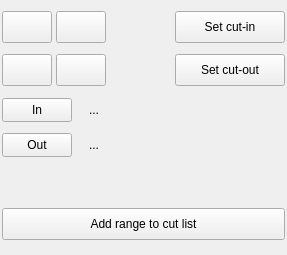
<ui version="4.0" >
 <class>TTCutFrameNavigationWidget</class>
 <widget class="QWidget" name="TTCutFrameNavigationWidget" >
  <property name="geometry" >
   <rect>
    <x>0</x>
    <y>0</y>
    <width>287</width>
    <height>255</height>
   </rect>
  </property>
  <property name="sizePolicy" >
   <sizepolicy vsizetype="Preferred" hsizetype="Preferred" >
    <horstretch>0</horstretch>
    <verstretch>1</verstretch>
   </sizepolicy>
  </property>
  <property name="minimumSize" >
   <size>
    <width>240</width>
    <height>180</height>
   </size>
  </property>
  <property name="sizeIncrement" >
   <size>
    <width>0</width>
    <height>1</height>
   </size>
  </property>
  <property name="windowTitle" >
   <string>Form</string>
  </property>
  <layout class="QGridLayout" name="gridLayout" >
   <property name="margin" >
    <number>2</number>
   </property>
   <property name="spacing" >
    <number>2</number>
   </property>
   <item row="0" column="0" >
    <layout class="QHBoxLayout" name="horizontalLayout" >
     <property name="spacing" >
      <number>4</number>
     </property>
     <item>
      <widget class="QPushButton" name="pbPrevIFrame" >
       <property name="sizePolicy" >
        <sizepolicy vsizetype="Fixed" hsizetype="Minimum" >
         <horstretch>1</horstretch>
         <verstretch>0</verstretch>
        </sizepolicy>
       </property>
       <property name="minimumSize" >
        <size>
         <width>50</width>
         <height>24</height>
        </size>
       </property>
       <property name="maximumSize" >
        <size>
         <width>50</width>
         <height>32</height>
        </size>
       </property>
       <property name="toolTip" >
        <string comment="Go to previos I-Frame" />
       </property>
       <property name="layoutDirection" >
        <enum>Qt::LeftToRight</enum>
       </property>
       <property name="autoFillBackground" >
        <bool>false</bool>
       </property>
       <property name="text" >
        <string/>
       </property>
       <property name="icon" >
        <iconset resource="ttcutframenavigationwidget.qrc" >
         <normaloff>:/pixmaps/pixmaps/goto-previ.png</normaloff>
         <normalon>:/pixmaps/pixmaps/goto-previ.png</normalon>:/pixmaps/pixmaps/goto-previ.png</iconset>
       </property>
       <property name="iconSize" >
        <size>
         <width>16</width>
         <height>14</height>
        </size>
       </property>
      </widget>
     </item>
     <item>
      <widget class="QPushButton" name="pbNextIFrame" >
       <property name="sizePolicy" >
        <sizepolicy vsizetype="Fixed" hsizetype="Minimum" >
         <horstretch>1</horstretch>
         <verstretch>0</verstretch>
        </sizepolicy>
       </property>
       <property name="minimumSize" >
        <size>
         <width>50</width>
         <height>24</height>
        </size>
       </property>
       <property name="maximumSize" >
        <size>
         <width>50</width>
         <height>32</height>
        </size>
       </property>
       <property name="toolTip" >
        <string comment="Go to next I-Frame" />
       </property>
       <property name="text" >
        <string/>
       </property>
       <property name="icon" >
        <iconset resource="ttcutframenavigationwidget.qrc" >
         <normaloff>:/pixmaps/pixmaps/goto-nexti.png</normaloff>:/pixmaps/pixmaps/goto-nexti.png</iconset>
       </property>
       <property name="iconSize" >
        <size>
         <width>16</width>
         <height>14</height>
        </size>
       </property>
      </widget>
     </item>
     <item>
      <spacer>
       <property name="orientation" >
        <enum>Qt::Horizontal</enum>
       </property>
       <property name="sizeHint" stdset="0" >
        <size>
         <width>183</width>
         <height>17</height>
        </size>
       </property>
      </spacer>
     </item>
     <item>
      <widget class="QPushButton" name="pbSetCutIn" >
       <property name="sizePolicy" >
        <sizepolicy vsizetype="Fixed" hsizetype="Minimum" >
         <horstretch>2</horstretch>
         <verstretch>0</verstretch>
        </sizepolicy>
       </property>
       <property name="minimumSize" >
        <size>
         <width>110</width>
         <height>24</height>
        </size>
       </property>
       <property name="maximumSize" >
        <size>
         <width>120</width>
         <height>32</height>
        </size>
       </property>
       <property name="text" >
        <string>Set cut-in</string>
       </property>
      </widget>
     </item>
    </layout>
   </item>
   <item row="1" column="0" >
    <layout class="QHBoxLayout" name="horizontalLayout_2" >
     <property name="spacing" >
      <number>4</number>
     </property>
     <item>
      <widget class="QPushButton" name="pbPrevPFrame" >
       <property name="sizePolicy" >
        <sizepolicy vsizetype="Fixed" hsizetype="Minimum" >
         <horstretch>1</horstretch>
         <verstretch>0</verstretch>
        </sizepolicy>
       </property>
       <property name="minimumSize" >
        <size>
         <width>50</width>
         <height>24</height>
        </size>
       </property>
       <property name="maximumSize" >
        <size>
         <width>50</width>
         <height>32</height>
        </size>
       </property>
       <property name="toolTip" >
        <string comment="Go to previous P-Frame" />
       </property>
       <property name="layoutDirection" >
        <enum>Qt::RightToLeft</enum>
       </property>
       <property name="text" >
        <string/>
       </property>
       <property name="icon" >
        <iconset resource="ttcutframenavigationwidget.qrc" >
         <normaloff>:/pixmaps/pixmaps/goto-prevpi.png</normaloff>:/pixmaps/pixmaps/goto-prevpi.png</iconset>
       </property>
       <property name="iconSize" >
        <size>
         <width>26</width>
         <height>14</height>
        </size>
       </property>
      </widget>
     </item>
     <item>
      <widget class="QPushButton" name="pbNextPFrame" >
       <property name="sizePolicy" >
        <sizepolicy vsizetype="Fixed" hsizetype="Minimum" >
         <horstretch>1</horstretch>
         <verstretch>0</verstretch>
        </sizepolicy>
       </property>
       <property name="minimumSize" >
        <size>
         <width>50</width>
         <height>24</height>
        </size>
       </property>
       <property name="maximumSize" >
        <size>
         <width>50</width>
         <height>32</height>
        </size>
       </property>
       <property name="toolTip" >
        <string comment="Go to next P-Frame" />
       </property>
       <property name="layoutDirection" >
        <enum>Qt::RightToLeft</enum>
       </property>
       <property name="text" >
        <string/>
       </property>
       <property name="icon" >
        <iconset resource="ttcutframenavigationwidget.qrc" >
         <normaloff>:/pixmaps/pixmaps/goto-nextpi.png</normaloff>:/pixmaps/pixmaps/goto-nextpi.png</iconset>
       </property>
       <property name="iconSize" >
        <size>
         <width>26</width>
         <height>14</height>
        </size>
       </property>
      </widget>
     </item>
     <item>
      <spacer>
       <property name="orientation" >
        <enum>Qt::Horizontal</enum>
       </property>
       <property name="sizeHint" stdset="0" >
        <size>
         <width>183</width>
         <height>17</height>
        </size>
       </property>
      </spacer>
     </item>
     <item>
      <widget class="QPushButton" name="pbSetCutOut" >
       <property name="sizePolicy" >
        <sizepolicy vsizetype="Fixed" hsizetype="Minimum" >
         <horstretch>2</horstretch>
         <verstretch>0</verstretch>
        </sizepolicy>
       </property>
       <property name="minimumSize" >
        <size>
         <width>110</width>
         <height>24</height>
        </size>
       </property>
       <property name="maximumSize" >
        <size>
         <width>120</width>
         <height>32</height>
        </size>
       </property>
       <property name="text" >
        <string>Set cut-out</string>
       </property>
      </widget>
     </item>
    </layout>
   </item>
   <item row="2" column="0" >
    <spacer>
     <property name="orientation" >
      <enum>Qt::Vertical</enum>
     </property>
     <property name="sizeType" >
      <enum>QSizePolicy::Preferred</enum>
     </property>
     <property name="sizeHint" stdset="0" >
      <size>
       <width>20</width>
       <height>1</height>
      </size>
     </property>
    </spacer>
   </item>
   <item row="3" column="0" >
    <layout class="QHBoxLayout" name="horizontalLayout_3" >
     <property name="spacing" >
      <number>4</number>
     </property>
     <item>
      <widget class="QPushButton" name="pbGotoCutIn" >
       <property name="sizePolicy" >
        <sizepolicy vsizetype="Fixed" hsizetype="Minimum" >
         <horstretch>2</horstretch>
         <verstretch>0</verstretch>
        </sizepolicy>
       </property>
       <property name="minimumSize" >
        <size>
         <width>70</width>
         <height>24</height>
        </size>
       </property>
       <property name="maximumSize" >
        <size>
         <width>70</width>
         <height>32</height>
        </size>
       </property>
       <property name="text" >
        <string>In</string>
       </property>
       <property name="icon" >
        <iconset resource="ttcutframenavigationwidget.qrc" >
         <normaloff>:/pixmaps/pixmaps/goto_18.xpm</normaloff>:/pixmaps/pixmaps/goto_18.xpm</iconset>
       </property>
      </widget>
     </item>
     <item>
      <spacer>
       <property name="orientation" >
        <enum>Qt::Horizontal</enum>
       </property>
       <property name="sizeType" >
        <enum>QSizePolicy::Minimum</enum>
       </property>
       <property name="sizeHint" stdset="0" >
        <size>
         <width>13</width>
         <height>17</height>
        </size>
       </property>
      </spacer>
     </item>
     <item>
      <widget class="QLabel" name="laCutInPosition" >
       <property name="sizePolicy" >
        <sizepolicy vsizetype="Minimum" hsizetype="MinimumExpanding" >
         <horstretch>4</horstretch>
         <verstretch>1</verstretch>
        </sizepolicy>
       </property>
       <property name="minimumSize" >
        <size>
         <width>0</width>
         <height>18</height>
        </size>
       </property>
       <property name="maximumSize" >
        <size>
         <width>300</width>
         <height>24</height>
        </size>
       </property>
       <property name="text" >
        <string>...</string>
       </property>
      </widget>
     </item>
    </layout>
   </item>
   <item row="4" column="0" >
    <layout class="QHBoxLayout" name="horizontalLayout_4" >
     <property name="spacing" >
      <number>4</number>
     </property>
     <item>
      <widget class="QPushButton" name="pbGotoCutOut" >
       <property name="sizePolicy" >
        <sizepolicy vsizetype="Fixed" hsizetype="Minimum" >
         <horstretch>2</horstretch>
         <verstretch>0</verstretch>
        </sizepolicy>
       </property>
       <property name="minimumSize" >
        <size>
         <width>70</width>
         <height>24</height>
        </size>
       </property>
       <property name="maximumSize" >
        <size>
         <width>70</width>
         <height>32</height>
        </size>
       </property>
       <property name="sizeIncrement" >
        <size>
         <width>0</width>
         <height>0</height>
        </size>
       </property>
       <property name="text" >
        <string>Out</string>
       </property>
       <property name="icon" >
        <iconset resource="ttcutframenavigationwidget.qrc" >
         <normaloff>:/pixmaps/pixmaps/goto_18.xpm</normaloff>:/pixmaps/pixmaps/goto_18.xpm</iconset>
       </property>
      </widget>
     </item>
     <item>
      <spacer>
       <property name="orientation" >
        <enum>Qt::Horizontal</enum>
       </property>
       <property name="sizeType" >
        <enum>QSizePolicy::Minimum</enum>
       </property>
       <property name="sizeHint" stdset="0" >
        <size>
         <width>13</width>
         <height>17</height>
        </size>
       </property>
      </spacer>
     </item>
     <item>
      <widget class="QLabel" name="laCutOutPosition" >
       <property name="sizePolicy" >
        <sizepolicy vsizetype="Minimum" hsizetype="MinimumExpanding" >
         <horstretch>4</horstretch>
         <verstretch>1</verstretch>
        </sizepolicy>
       </property>
       <property name="minimumSize" >
        <size>
         <width>0</width>
         <height>18</height>
        </size>
       </property>
       <property name="maximumSize" >
        <size>
         <width>300</width>
         <height>24</height>
        </size>
       </property>
       <property name="text" >
        <string>...</string>
       </property>
      </widget>
     </item>
    </layout>
   </item>
   <item row="5" column="0" >
    <spacer>
     <property name="orientation" >
      <enum>Qt::Vertical</enum>
     </property>
     <property name="sizeType" >
      <enum>QSizePolicy::Preferred</enum>
     </property>
     <property name="sizeHint" stdset="0" >
      <size>
       <width>375</width>
       <height>40</height>
      </size>
     </property>
    </spacer>
   </item>
   <item row="6" column="0" >
    <layout class="QVBoxLayout" name="verticalLayout" >
     <property name="spacing" >
      <number>0</number>
     </property>
     <property name="sizeConstraint" >
      <enum>QLayout::SetFixedSize</enum>
     </property>
     <property name="bottomMargin" >
      <number>0</number>
     </property>
     <item>
      <widget class="QPushButton" name="pbAddCut" >
       <property name="minimumSize" >
        <size>
         <width>52</width>
         <height>32</height>
        </size>
       </property>
       <property name="maximumSize" >
        <size>
         <width>600</width>
         <height>32</height>
        </size>
       </property>
       <property name="text" >
        <string>Add range to cut list</string>
       </property>
       <property name="icon" >
        <iconset resource="ttcutframenavigationwidget.qrc" >
         <normaloff>:/pixmaps/pixmaps/add-file.png</normaloff>:/pixmaps/pixmaps/add-file.png</iconset>
       </property>
       <property name="iconSize" >
        <size>
         <width>18</width>
         <height>18</height>
        </size>
       </property>
      </widget>
     </item>
    </layout>
   </item>
  </layout>
 </widget>
 <resources>
  <include location="ttcutframenavigationwidget.qrc" />
 </resources>
 <connections/>
 <designerdata>
  <property name="gridDeltaX" >
   <number>10</number>
  </property>
  <property name="gridDeltaY" >
   <number>10</number>
  </property>
  <property name="gridSnapX" >
   <bool>false</bool>
  </property>
  <property name="gridSnapY" >
   <bool>false</bool>
  </property>
  <property name="gridVisible" >
   <bool>true</bool>
  </property>
 </designerdata>
</ui>
